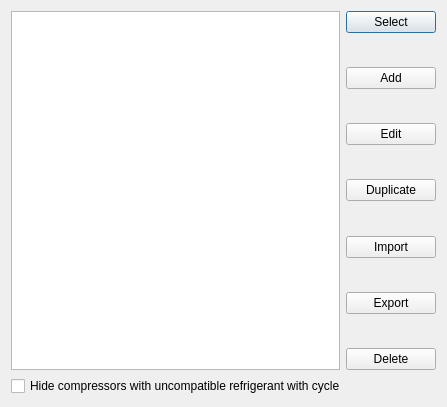
<?xml version="1.0" encoding="UTF-8"?>
<ui version="4.0">
 <class>Form</class>
 <widget class="QWidget" name="Form">
  <property name="geometry">
   <rect>
    <x>0</x>
    <y>0</y>
    <width>447</width>
    <height>407</height>
   </rect>
  </property>
  <property name="windowTitle">
   <string>Form</string>
  </property>
  <layout class="QVBoxLayout" name="verticalLayout_2">
   <item>
    <layout class="QHBoxLayout" name="horizontalLayout">
     <item>
      <widget class="QListWidget" name="Components_list">
       <property name="batchSize">
        <number>100</number>
       </property>
      </widget>
     </item>
     <item>
      <layout class="QVBoxLayout" name="verticalLayout">
       <item>
        <widget class="QPushButton" name="Select_button">
         <property name="toolTip">
          <string>Select this component</string>
         </property>
         <property name="text">
          <string>Select</string>
         </property>
         <property name="default">
          <bool>true</bool>
         </property>
        </widget>
       </item>
       <item>
        <spacer name="verticalSpacer_4">
         <property name="orientation">
          <enum>Qt::Vertical</enum>
         </property>
         <property name="sizeHint" stdset="0">
          <size>
           <width>17</width>
           <height>13</height>
          </size>
         </property>
        </spacer>
       </item>
       <item>
        <widget class="QPushButton" name="Add_button">
         <property name="toolTip">
          <string>Add new Component</string>
         </property>
         <property name="text">
          <string>Add</string>
         </property>
        </widget>
       </item>
       <item>
        <spacer name="verticalSpacer">
         <property name="orientation">
          <enum>Qt::Vertical</enum>
         </property>
         <property name="sizeHint" stdset="0">
          <size>
           <width>17</width>
           <height>13</height>
          </size>
         </property>
        </spacer>
       </item>
       <item>
        <widget class="QPushButton" name="Edit_button">
         <property name="toolTip">
          <string>Edit this component</string>
         </property>
         <property name="text">
          <string>Edit</string>
         </property>
        </widget>
       </item>
       <item>
        <spacer name="verticalSpacer_2">
         <property name="orientation">
          <enum>Qt::Vertical</enum>
         </property>
         <property name="sizeHint" stdset="0">
          <size>
           <width>17</width>
           <height>13</height>
          </size>
         </property>
        </spacer>
       </item>
       <item>
        <widget class="QPushButton" name="Duplicate_button">
         <property name="toolTip">
          <string>Duplicate this component</string>
         </property>
         <property name="text">
          <string>Duplicate</string>
         </property>
        </widget>
       </item>
       <item>
        <spacer name="verticalSpacer_5">
         <property name="orientation">
          <enum>Qt::Vertical</enum>
         </property>
         <property name="sizeHint" stdset="0">
          <size>
           <width>90</width>
           <height>13</height>
          </size>
         </property>
        </spacer>
       </item>
       <item>
        <widget class="QPushButton" name="Import_button">
         <property name="toolTip">
          <string>Duplicate this component</string>
         </property>
         <property name="text">
          <string>Import</string>
         </property>
        </widget>
       </item>
       <item>
        <spacer name="verticalSpacer_3">
         <property name="orientation">
          <enum>Qt::Vertical</enum>
         </property>
         <property name="sizeHint" stdset="0">
          <size>
           <width>17</width>
           <height>13</height>
          </size>
         </property>
        </spacer>
       </item>
       <item>
        <widget class="QPushButton" name="Export_button">
         <property name="toolTip">
          <string>Duplicate this component</string>
         </property>
         <property name="text">
          <string>Export</string>
         </property>
        </widget>
       </item>
       <item>
        <spacer name="verticalSpacer_6">
         <property name="orientation">
          <enum>Qt::Vertical</enum>
         </property>
         <property name="sizeHint" stdset="0">
          <size>
           <width>17</width>
           <height>13</height>
          </size>
         </property>
        </spacer>
       </item>
       <item>
        <widget class="QPushButton" name="Delete_button">
         <property name="toolTip">
          <string>delete this component</string>
         </property>
         <property name="text">
          <string>Delete</string>
         </property>
        </widget>
       </item>
      </layout>
     </item>
    </layout>
   </item>
   <item>
    <widget class="QCheckBox" name="hide_check_box">
     <property name="toolTip">
      <string>This will filter the compressors to match the refrigerant slected previously in the cycle properties.</string>
     </property>
     <property name="text">
      <string>Hide compressors with uncompatible refrigerant with cycle</string>
     </property>
    </widget>
   </item>
  </layout>
 </widget>
 <resources/>
 <connections/>
</ui>
